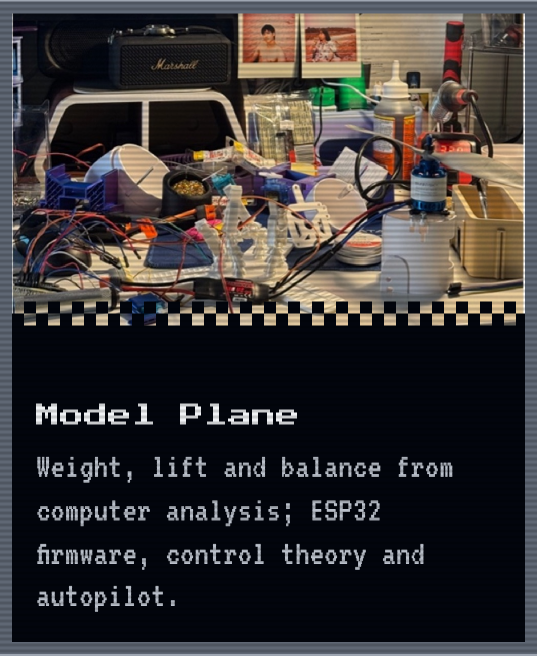
#> input picture card-phone.png, 1074 x 1311 px (shown at 1/2 size)
$ python pixelate.py ../card-phone.png out.png --box 5 5 5
#> lines starting #> are read from the running program, lines starting #| are printed output that depends on the picture
"""
Turn a photo into an 8-bit style sprite for the landing page.

Two steps, both classic:
  1. Downsample with a box filter (each output pixel is the mean of the
     input pixels it covers), so there is no aliasing shimmer.
  2. Quantise to a small palette with Floyd-Steinberg dithering: each
     pixel's rounding error is pushed onto its unvisited neighbours
     (7/16 right, 3/16 down-left, 5/16 down, 1/16 down-right), so smooth
     gradients become a checkerboard texture instead of flat bands.

The browser scales the result back up with `image-rendering: pixelated`
(nearest neighbour), which keeps every pixel a crisp square.

Usage: python3 tools/pixelate.py IN OUT --box L T H [--width 96] [--colours 24]
                                 [--aspect 6/7] [--mirror] [--saturation 1.0]
  --box gives the crop: left, top and height in source pixels; the width
  follows from --aspect (width / height), e.g. 210/297 for A4 portrait.
"""
import argparse
from fractions import Fraction
from PIL import Image, ImageEnhance, ImageOps

p = argparse.ArgumentParser()
p.add_argument("src"); p.add_argument("dst")
p.add_argument("--box", nargs=3, type=int, required=True, metavar=("L", "T", "H"))
p.add_argument("--width", type=int, default=96)
p.add_argument("--colours", type=int, default=24)
p.add_argument("--mirror", action="store_true")
p.add_argument("--saturation", type=float, default=1.0)
p.add_argument("--aspect", type=Fraction, default=Fraction(6, 7))
a = p.parse_args()

left, top, height = a.box
im = Image.open(a.src).convert("RGB").crop((left, top, left + round(height * a.aspect), top + height))
if a.mirror:
    im = ImageOps.mirror(im)
if a.saturation != 1.0:
    im = ImageEnhance.Color(im).enhance(a.saturation)

small = im.resize((a.width, round(a.width / a.aspect)), Image.Resampling.BOX)
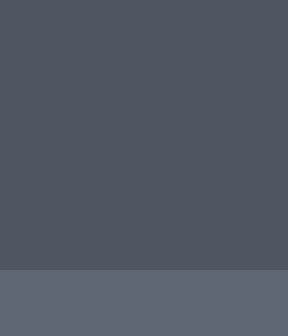
#> small: PIL image 96x112 RGB (shown 3 times larger); mean R, G, B 82.1, 89.3, 100.7
small.quantize(colors=a.colours, dither=Image.Dither.FLOYDSTEINBERG).save(a.dst, optimize=True)
print(f"{a.dst}: {small.width}x{small.height}, {a.colours} colours")
#| out.png: 96x112, 24 colours
